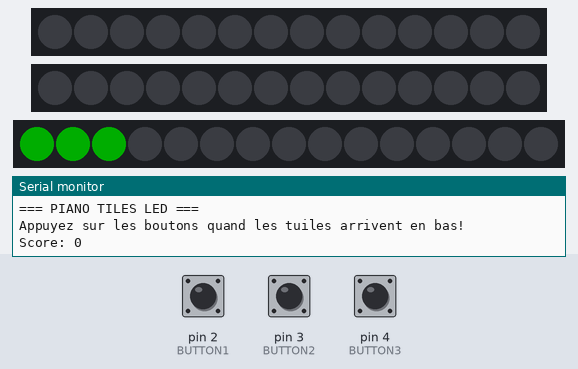
Simulated run of this program. Board: Arduino Uno, built with avr-gcc and run on an emulated ATmega328P. On the bench: 2 × 14 RGB LEDs in strip order, left to right, 15 RGB LEDs in strip order, left to right, the last lines printed to the serial monitor. Inputs (shaded band) come from the test bench; at power-on: pin 4 (BUTTON3) HIGH, pin 2 (BUTTON1) HIGH, pin 3 (BUTTON2) HIGH. Dim RGB values are drawn brighter than linear; random numbers use the default seed unless the program sets one. At 2.3 s the program stops and its outputs stay as they are.

Above: at 1.57 s.
At 2.15 s:
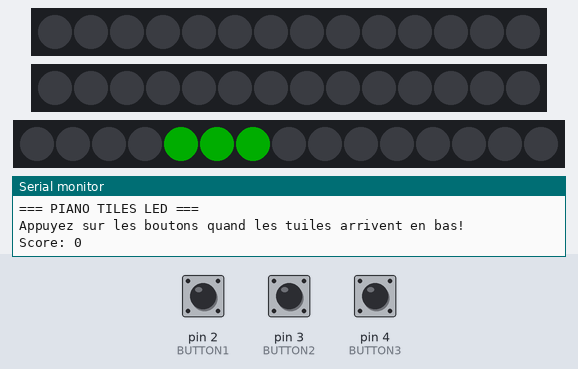
2.2 s: pin 4 (BUTTON3) pulled LOW for 0.15 s
At 2.5 s:
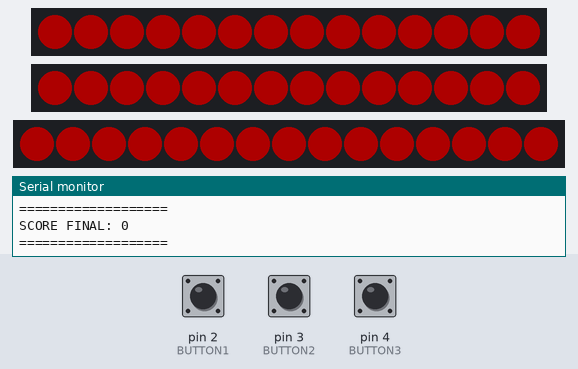
Timing chart, 0 to 3.8 s (numbered marks = the images above; inputs shaded):
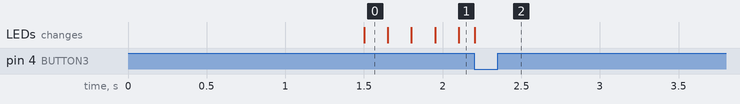

The program:

main.cpp
```cpp
#include <Arduino.h>
#include <Adafruit_NeoPixel.h>

// Configuration des rubans LED
#define PIN1 9          // Broche de données ruban 1
#define NUM_LEDS1 14    // Nombre de LEDs ruban 1
#define PIN2 7          // Broche de données ruban 2
#define NUM_LEDS2 14    // Nombre de LEDs ruban 2
#define PIN3 12         // Broche de données ruban 3
#define NUM_LEDS3 15    // Nombre de LEDs ruban 3
#define BRIGHTNESS 50   // Luminosité (0-255)

// Configuration des boutons
#define BUTTON1 2       // Bouton pour ruban 1
#define BUTTON2 3       // Bouton pour ruban 2
#define BUTTON3 4       // Bouton pour ruban 3

// Initialisation des rubans LED
Adafruit_NeoPixel strip1 = Adafruit_NeoPixel(NUM_LEDS1, PIN1, NEO_GRB + NEO_KHZ800);
Adafruit_NeoPixel strip2 = Adafruit_NeoPixel(NUM_LEDS2, PIN2, NEO_GRB + NEO_KHZ800);
Adafruit_NeoPixel strip3 = Adafruit_NeoPixel(NUM_LEDS3, PIN3, NEO_GRB + NEO_KHZ800);

// Variables pour l'animation
unsigned long previousMillis = 0;
const long interval = 150;  // Vitesse de défilement (ms)

// Positions des tuiles (blocs de LEDs)
int tile1Position = -1;
int tile2Position = -1;
int tile3Position = -1;

const int tileSize = 3;  // Taille d'une tuile
const int hitZone = 2;   // Zone de détection en fin de ruban (dernières LEDs)

// Variables de jeu
int score = 0;
bool gameOver = false;
unsigned long spawnTimer = 0;
const long spawnInterval = 1500;  // Temps entre l'apparition des tuiles

// Variables anti-rebond
unsigned long lastButton1Press = 0;
unsigned long lastButton2Press = 0;
unsigned long lastButton3Press = 0;
const long debounceDelay = 200;

void setup() {
  Serial.begin(9600);

  // Initialisation des rubans
  strip1.begin();
  strip1.setBrightness(BRIGHTNESS);
  strip1.show();

  strip2.begin();
  strip2.setBrightness(BRIGHTNESS);
  strip2.show();

  strip3.begin();
  strip3.setBrightness(BRIGHTNESS);
  strip3.show();

  // Configuration des boutons avec résistance pull-up interne
  pinMode(BUTTON1, INPUT_PULLUP);
  pinMode(BUTTON2, INPUT_PULLUP);
  pinMode(BUTTON3, INPUT_PULLUP);

  Serial.println("=== PIANO TILES LED ===");
  Serial.println("Appuyez sur les boutons quand les tuiles arrivent en bas!");
  Serial.println("Score: 0");

  randomSeed(analogRead(A0));
}

void loop() {
  if (gameOver) {
    showGameOver();
    return;
  }

  unsigned long currentMillis = millis();

  // Gestion de l'apparition des tuiles
  if (currentMillis - spawnTimer >= spawnInterval) {
    spawnTimer = currentMillis;
    spawnRandomTile();
  }

  // Gestion du défilement
  if (currentMillis - previousMillis >= interval) {
    previousMillis = currentMillis;

    // Efface tout
    strip1.clear();
    strip2.clear();
    strip3.clear();

    // Dessine et déplace les tuiles
    moveTile(strip1, tile1Position, NUM_LEDS1, strip1.Color(0, 100, 255));  // Bleu
    moveTile(strip2, tile2Position, NUM_LEDS2, strip2.Color(255, 0, 150));  // Rose
    moveTile(strip3, tile3Position, NUM_LEDS3, strip3.Color(0, 255, 0));    // Vert

    // Affiche les changements
    strip1.show();
    strip2.show();
    strip3.show();

    // Avance les tuiles
    if (tile1Position >= 0) tile1Position++;
    if (tile2Position >= 0) tile2Position++;
    if (tile3Position >= 0) tile3Position++;

    // Vérifie si une tuile est ratée (sort du ruban sans être cliquée)
    if (tile1Position >= NUM_LEDS1) {
      gameOver = true;
      Serial.println("GAME OVER - Tuile ratée sur le ruban 1!");
    }
    if (tile2Position >= NUM_LEDS2) {
      gameOver = true;
      Serial.println("GAME OVER - Tuile ratée sur le ruban 2!");
    }
    if (tile3Position >= NUM_LEDS3) {
      gameOver = true;
      Serial.println("GAME OVER - Tuile ratée sur le ruban 3!");
    }
  }

  // Gestion des boutons
  checkButton(BUTTON1, tile1Position, NUM_LEDS1, lastButton1Press, currentMillis, "Ruban 1");
  checkButton(BUTTON2, tile2Position, NUM_LEDS2, lastButton2Press, currentMillis, "Ruban 2");
  checkButton(BUTTON3, tile3Position, NUM_LEDS3, lastButton3Press, currentMillis, "Ruban 3");
}

void moveTile(Adafruit_NeoPixel &strip, int position, int numLeds, uint32_t color) {
  if (position < 0) return;

  for (int i = 0; i < tileSize; i++) {
    int pos = position + i;
    if (pos >= 0 && pos < numLeds) {
      strip.setPixelColor(pos, color);
    }
  }
}

void spawnRandomTile() {
  int lane = random(1, 4);  // Choisit aléatoirement entre 1, 2 ou 3

  if (lane == 1 && tile1Position < 0) {
    tile1Position = 0;
  } else if (lane == 2 && tile2Position < 0) {
    tile2Position = 0;
  } else if (lane == 3 && tile3Position < 0) {
    tile3Position = 0;
  }
}

void checkButton(int buttonPin, int &tilePosition, int numLeds, unsigned long &lastPress, unsigned long currentMillis, const char* stripName) {
  if (digitalRead(buttonPin) == LOW && (currentMillis - lastPress) > debounceDelay) {
    lastPress = currentMillis;

    // Vérifie si la tuile est dans la zone de hit (fin du ruban)
    // La tuile doit être dans les dernières positions
    int tileEnd = tilePosition + tileSize - 1;  // Dernière LED de la tuile
    int hitZoneStart = numLeds - hitZone - 1;   // Début de la zone acceptable

    if (tilePosition >= 0 && tileEnd >= hitZoneStart && tilePosition < numLeds) {
      // Bon timing!
      score++;
      tilePosition = -1;  // Supprime la tuile
      Serial.print("HIT! Score: ");
      Serial.println(score);
    } else if (tilePosition >= 0) {
      // Il y a une tuile active mais mauvais timing - Game Over
      gameOver = true;
      Serial.print("GAME OVER - Mauvais timing sur ");
      Serial.println(stripName);
    }
    // Si pas de tuile active (tilePosition == -1), on ignore le clic
  }
}

void showGameOver() {
  // Allume tous les rubans en rouge
  for (int i = 0; i < NUM_LEDS1; i++) {
    strip1.setPixelColor(i, strip1.Color(255, 0, 0));
  }
  for (int i = 0; i < NUM_LEDS2; i++) {
    strip2.setPixelColor(i, strip2.Color(255, 0, 0));
  }
  for (int i = 0; i < NUM_LEDS3; i++) {
    strip3.setPixelColor(i, strip3.Color(255, 0, 0));
  }

  strip1.show();
  strip2.show();
  strip3.show();

  Serial.println("===================");
  Serial.print("SCORE FINAL: ");
  Serial.println(score);
  Serial.println("===================");

  // Reste bloqué ici
  while(true) {
    // Game over permanent
  }
}
```
